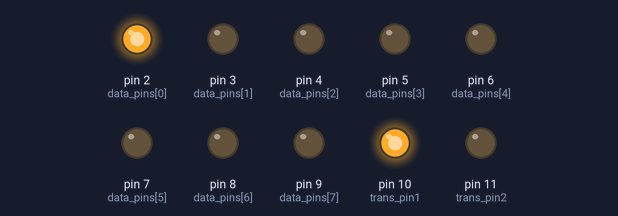
Simulated run of this sketch. Board: Arduino Uno, built with avr-gcc and run on an emulated ATmega328P. Shown: output pins drawn as LEDs (lit = HIGH).

Above: at 0.5 s.
At 2.5 s:
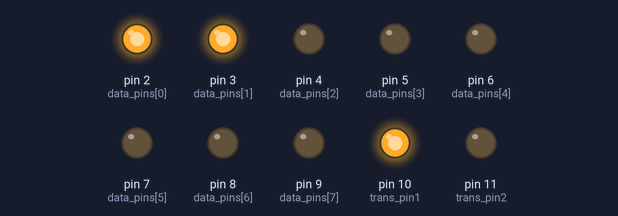
At 4.5 s:
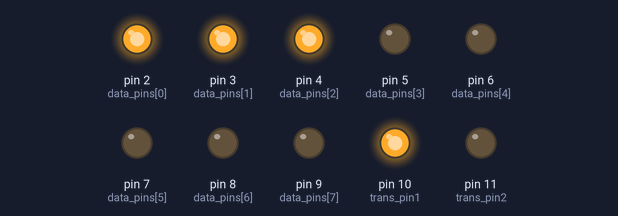
At 8.5 s:
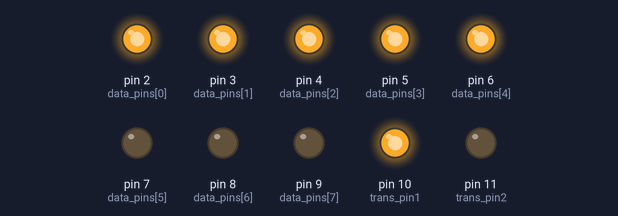
At 12.5 s:
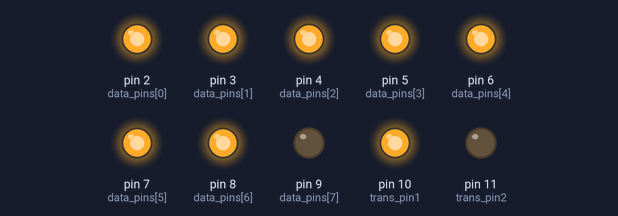
At 17.5 s:
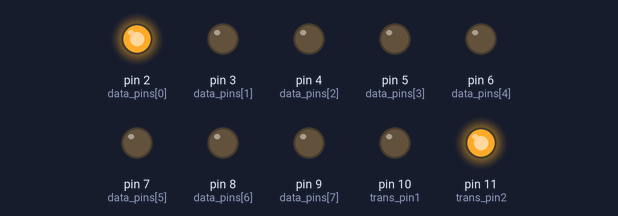
Timing chart, 0 to 18.4 s (numbered marks = the images above):
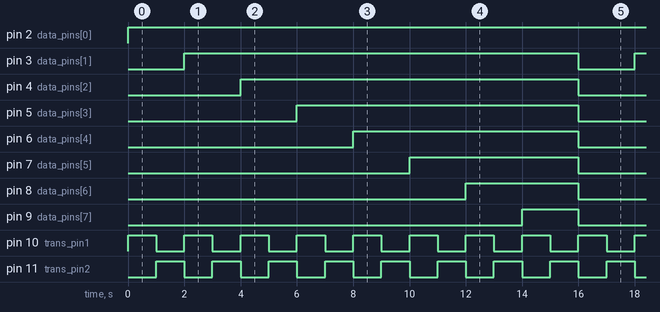

The sketch:

get-pin-layout.ino
```cpp
int data_pins[] = {2,3,4,5,6,7,8,9};
int trans_pin1 = 10;
int trans_pin2 = 11;
int temp_pin = A0;
int led = 0;

int test[][8] = {
  {1,0,0,0,0,0,0,0},
  {1,1,0,0,0,0,0,0},
  {1,1,1,0,0,0,0,0},
  {1,1,1,1,0,0,0,0},
  {1,1,1,1,1,0,0,0},
  {1,1,1,1,1,1,0,0},
  {1,1,1,1,1,1,1,0},
  {1,1,1,1,1,1,1,1}
};

void setup() {

  for(int i = 0; i <= 7; i++) {
    pinMode(data_pins[i], OUTPUT);
  }
  pinMode(trans_pin1, OUTPUT);
  pinMode(trans_pin2, OUTPUT);

  digitalWrite(trans_pin1, LOW);
  digitalWrite(trans_pin2, LOW);

}

void push(int data_pins[], int arr[]) {

  for(int i = 0; i <= 7; i++) {
    digitalWrite(data_pins[i], arr[i]);
  }

}

void loop() {

  push(data_pins, test[led]);
  digitalWrite(trans_pin1, HIGH);
  digitalWrite(trans_pin2, LOW);
  delay(1000);

  push(data_pins, test[led]);
  digitalWrite(trans_pin1, LOW);
  digitalWrite(trans_pin2, HIGH);
  delay(1000);

  led++;
  if(led > 7) led = 0;

}
```

Measured:
- by itself, pin 2 (data_pins[0]): LOW → HIGH at 0.00 s
- by itself, pin 3 (data_pins[1]): alternates HIGH for 14.0 s and LOW for 2.0 s
- by itself, pin 4 (data_pins[2]): alternates HIGH for 12.0 s and LOW for 4.0 s
- by itself, pin 5 (data_pins[3]): alternates HIGH for 10.0 s and LOW for 6.0 s
- by itself, pin 6 (data_pins[4]): alternates HIGH for 8.0 s and LOW for 8.0 s
- by itself, pin 7 (data_pins[5]): alternates HIGH for 6.0 s and LOW for 10.0 s
- by itself, pin 8 (data_pins[6]): alternates HIGH for 4.0 s and LOW for 12.0 s
- by itself, pin 9 (data_pins[7]): alternates HIGH for 2.0 s and LOW for 14.0 s
